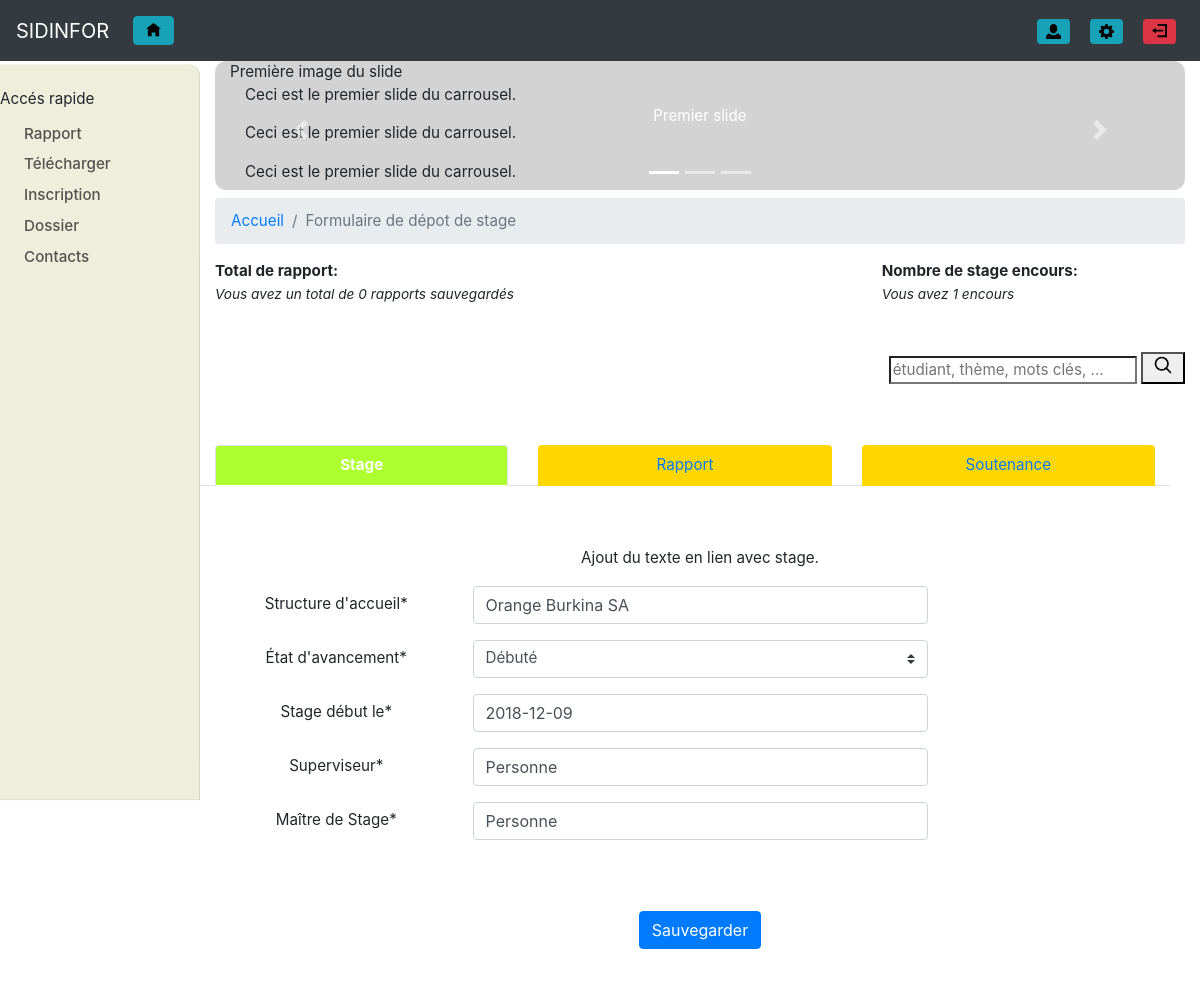
The page /depot_rapport/depotrapport/ (signed in) on the database its author committed.
### depot_rapport/models.py (models this page shows, shortened)
class Stage(models.Model):
    lieu = models.CharField(max_length = 100, verbose_name = "Structure d'accueil")
    dateDebut = models.DateField('Stage début le')
    debute, encours, non_trouve, fini = 'Débuté', 'Encours', 'Non trouvés', 'Fini'
    Etat = ((debute, 'Débuté'), (encours, 'Encours'), (non_trouve, 'Non trouvé'), (fini, 'Fini'))
    etat = models.CharField("État d'avancement", choices = Etat, max_length = 20)
    superviseur = models.CharField('Superviseur', max_length=200)
    maitreStage = models.CharField("Maître de Stage", max_length=200)
    stagiaire = models.ForeignKey(Etudiant, on_delete=models.DO_NOTHING)

### depot_rapport/views.py (the view, shortened to what this page needs)
# urls.py: path('depotrapport/', rens_rapport, name = 'depotrapport'),
@csrf_protect
def rens_rapport(request):
    logged_user = user_form(request)
    if not logged_user:
        return redirect('/login')
    try:
        stage = Stage.objects.exclude(etat = 'Fini').get(stagiaire = logged_user)
    except Exception:
        stage = None
    try:
        rapport = Rapport.objects.get(stage = stage)
    except Exception:
        rapport = None
    try:
        soutenance = Soutenance.objects.get(rapport = rapport)
    except Exception:
        soutenance = None
    total_fini = len(Stage.objects.filter(stagiaire=logged_user, etat='Fini'))
    stage_encours = len(Stage.objects.filter(stagiaire=logged_user).exclude(etat='Fini'))
    formStage = FormStage(data = request.POST if request.POST and (request.POST['type_form'] == 'form_stage') else None, instance = stage)
    formRapport = FormRapport(data = request.POST if request.POST and (request.POST['type_form'] == 'form_rapport') else None,
       files = request.FILES if request.POST and (request.POST['type_form'] == 'form_rapport') else None, instance = rapport)
    formSoutenance = FormSoutenance(data = request.POST if request.POST and (request.POST['type_form'] == 'form_soutenance') else None,
                                    instance = soutenance)
    erreur_stage, erreur_rapport, erreur_soutenance = '', '', ''
    ancre = ''
    return render(request, 'rens_stage.html', {'stage': formStage,
                                               'rapport': formRapport,
                                               'soutenance': formSoutenance,
                                               'user': logged_user,
                                               'erreur_stage': erreur_stage,
                                               'erreur_rapport': erreur_rapport,
                                               'erreur_soutenance': erreur_soutenance,
                                               'total_fini': total_fini,
                                               'stage_encours': stage_encours})

### common/views.py (called while the page is built)
def user_form(request):
    if request.user.is_authenticated:
        if len(Etudiant.objects.filter(compte=request.user)) == 1:
            return Etudiant.objects.get(compte=request.user)
        elif len(Postulant.objects.filter(compte=request.user)) ==1:
            return Postulant.objects.get(compte=request.user)
        return None
    return None

### depot_rapport/forms.py (called while the page is built)
    @property
    def helper(self):
        helper = FormHelper()
        helper.include_media = False
        helper.form_class ='form-horizontal mb-5'
        helper.label_class = 'col-3'
        helper.field_class = 'col-6'
        helper.layout = Layout(
            'lieu', 'etat', 'dateDebut', 'superviseur', 'maitreStage',
            Hidden('type_form', 'form_stage'),
            Div(
                Submit('submit', 'Sauvegarder'),
                css_class='btn btn-group mt-5'))
        return helper

    @property
    def helper(self):
        helper = FormHelper()
        helper.include_media = False
        helper.form_class ='form-horizontal mb-5'
        helper.label_class = 'col-3'
        helper.field_class = 'col-6'
        helper.layout = Layout(
            'theme', 'domaine_metier', 'resume', 'motsCle', 'fichier_rapport',
            Div(
                Div(css_class='offset-3'),
                Div(Div(css_id='barre_progression'), css_class='col-4'),
                Div(css_id='pourcentage', css_class='col-2'),
                css_class='row invisible', css_id='div_progress'),
            Hidden('type_form', 'form_rapport'),
            Div(
                Submit('submit', 'Sauvegarder'),
                css_class='btn btn-group mt-5'))
        return helper

    @property
    def helper(self):
        helper = FormHelper()
        helper.include_media = False
        helper.form_class ='form-horizontal mb-5'
        helper.label_class = 'col-3'
        helper.field_class = 'col-6'
        helper.layout = Layout(
            'datePrevu', 'dateEffective', 'salle', 'heure',
            Hidden('type_form', 'form_soutenance'),
            Div(
                Submit('submit', 'Sauvegarder'),
                css_class='btn btn-group mt-5'))
        return helper

### depot_rapport/templates/rens_stage.html (shortened to what this page needs)
{% extends "base2test.html" %}
{% load staticfiles %}
{% load crispy_forms_tags %}
{% load crispy_forms_field %}
{% block autreCSS %}
	<link rel="stylesheet" type="text/css" href="{% static 'css/rens_stage.css' %}"/>
	<link rel="stylesheet" type="text/css" href="{% static 'css/rens_depot.css' %}"/>
{% endblock %}
{% block bodyId %}stageRapport{% endblock %}
{% block breadcrumb %}
<nav aria-label="breadcrumb">
	<ol class="breadcrumb">
		<li class="breadcrumb-item"> <a href="{% url 'accueil' %}">Accueil</a></li>
		<li aria-current="page" class="breadcrumb-item active">Formulaire de dépot de stage</li>
	</ol>
</nav>
{% endblock %}
{% block infoDossier %}
	{% if user.type_personne == 'Etudiant' %}
	<div class="row" id="infoDos">
		<div class="col-4 col-sm-4 col-md-4 col-lg-4">
			<div class="label"> Total de rapport:  </div> <div class="val"> Vous avez un total de {{total_fini}} rapport{{total_fini|pluralize}} sauvegardé{{total_fini|pluralize}}  </div>
		</div>
		<div class="col-4 col-sm-4 col-md-4 col-lg-4">
			<div class="label"> Nombre de stage encours:  </div> <div class="val"> Vous avez {{stage_encours}} encours </div>
		</div>
	</div>
	{% endif %}
{% endblock %}
{% block centre %}
{% include 'recherche.html' %}
{% block info %}
	<nav id="onglet" class="row nav nav-tabs">
		<div class="col-4 col-md-4 col-sm-4 col-lg-4 col-xl-4"> <a href="#stage" class="nav-item nav-link active" data-toggle="tab" id="ongletStage"> <center> Stage </center> </a> </div>
		<div class="col-4 col-md-4 col-sm-4 col-lg-4 col-xl-4"> <a href="#rapport" class="nav-item nav-link" data-toggle="tab" id="ongletRapport"> <center> Rapport </center> </a> </div>
		<div class="col-4 col-md-4 col-sm-4 col-lg-4 col-xl-4"> <a href="#soutenance" class="nav-item nav-link" data-toggle="tab" id="ongletSoutenance"> <center> Soutenance </center> </a>  </div>
	</nav>
	<div class="tab-content">
		<div class="tab-pane active" id="stages"> <center class="container contenuRens">
			<div>
				<p>Ajout du texte en lien avec stage.</p>
			</div>
			{% crispy stage %}
		</center> </div>
	</div>
{% endblock %}
{% endblock %}

### common/static/css/base2test.css (style rules this page uses)
body { font-family: Georgia, Arial, Tahoma, Verdana, , sans-serif; }

### depot_rapport/static/css/rens_stage.css (style rules this page uses)
#onglet { width: 100%; margin-bottom: 4em; }
.contenuRens { margin-top: 4em; }

### depot_dossier/static/css/rens_depot.css (style rules this page uses)
.label { font-weight: bold; display: block; }
.val { font-style: italic; font-size: 0.9em; display: inline; }
#infoDos { margin-bottom: 3em; }
.contenuRens { margin-top: 4em; }

### rows shown on the page
Stage: lieu "Orange Burkina SA", etat "Débuté", dateDebut "2018-12-09", superviseur "Personne", maitreStage "Personne"

### other values the page prints
{{ total_fini }} "0"
{{ stage_encours }} "1"
